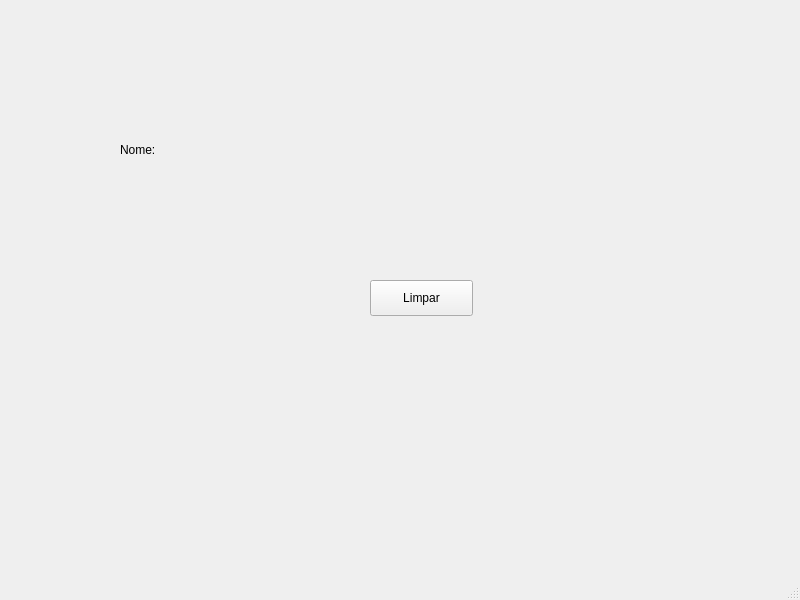
<?xml version="1.0" encoding="UTF-8"?>
<ui version="4.0">
 <class>HelloWorld</class>
 <widget class="QMainWindow" name="HelloWorld">
  <property name="geometry">
   <rect>
    <x>0</x>
    <y>0</y>
    <width>800</width>
    <height>600</height>
   </rect>
  </property>
  <property name="windowTitle">
   <string>HelloWorld</string>
  </property>
  <widget class="QWidget" name="centralwidget">
   <widget class="QLabel" name="label">
    <property name="geometry">
     <rect>
      <x>120</x>
      <y>140</y>
      <width>66</width>
      <height>19</height>
     </rect>
    </property>
    <property name="text">
     <string>Nome:</string>
    </property>
   </widget>
   <widget class="QPushButton" name="pushButton">
    <property name="geometry">
     <rect>
      <x>370</x>
      <y>280</y>
      <width>103</width>
      <height>36</height>
     </rect>
    </property>
    <property name="text">
     <string>Limpar</string>
    </property>
   </widget>
  </widget>
  <widget class="QMenuBar" name="menubar">
   <property name="geometry">
    <rect>
     <x>0</x>
     <y>0</y>
     <width>800</width>
     <height>29</height>
    </rect>
   </property>
  </widget>
  <widget class="QStatusBar" name="statusbar"/>
 </widget>
 <resources/>
 <connections/>
</ui>
